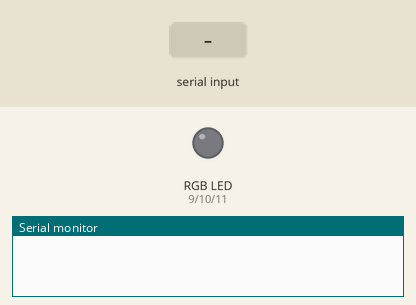
The sketch below on a simulated Arduino Uno, built with avr-gcc and run on an emulated ATmega328P. On the bench: an RGB LED mixed from three pins (HIGH = lit), the last lines printed to the serial monitor. The inputs (shaded band) are chosen by the test bench. Dim RGB values are drawn brighter than linear.

Above: at 1.2 s.
1.3 s: "90,45\n" received over Serial
At 4.0 s:
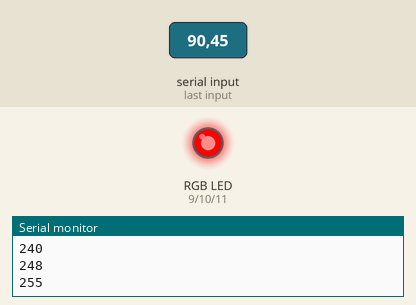
4.3 s: "5\n" received over Serial
At 6.6 s:
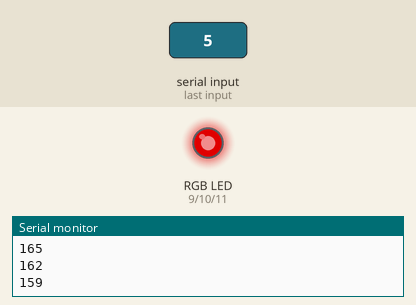
6.8 s: "90\n" received over Serial
At 9.8 s:
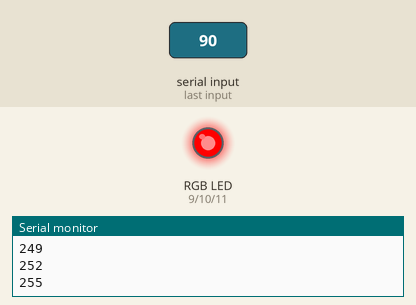
Timing chart, 0 to 11.3 s (numbered marks = the images above; inputs shaded):
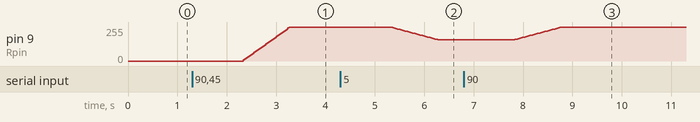

The sketch:

arduinoReadStringSerial.ino
```cpp
String incoming = "";
const int Rpin = 9;
const int Gpin = 10;
const int Bpin = 11;
int oldR = 0, oldG = 0, oldB = 0,newR,newG,newB;
const int steps = 30;
float StepR, StepG, StepB;

void setup() {
  // put your setup code here, to run once:
  pinMode(Rpin, OUTPUT);
  pinMode(Gpin, OUTPUT);
  pinMode(Bpin, OUTPUT);

  // opens serial port, sets data rate to 9600 bps
  Serial.begin(115200);
}

void loop() {
  // put your main code here, to run repeatedly:

  //while(Serial.available())
  //  incoming = Serial.readString();

  if (Serial.available() > 0) {
    // read the incoming:
    incoming = Serial.readString();
    // say what you got:
    Serial.println("incoming");
    Serial.println(incoming[0]);
    Serial.println(incoming[1]);
    Serial.println(incoming[2]);

    // Scalevalues to 0 to 255
     newR = (incoming[0]- 48)*255/9 ;
     newG = (incoming[1]- 48)*255/9 ;
     newB = (incoming[2]- 48)*255/9 ;

    //Serial.println(incoming[0]);
    //Serial.println(incoming[1]);
    //Serial.println(incoming[2]);
    if( oldR != newR || oldG != newG || oldB != newB ){

      Serial.println("Old Values");
      Serial.println(oldR);
      Serial.println(oldG);
      Serial.println(oldB);

      Serial.println("New Values");
      Serial.println(newR);
      Serial.println(newG);
      Serial.println(newB);

      StepR = ((newR - oldR) / steps);
      StepG = ((newG - oldG) / steps);
      StepB = ((newB - oldB) / steps);

      int i =0 ;
      while( i < (steps + 3) ){
        newR = min(max(0,(oldR + StepR*i)), 255);
        newG = min(max(0,(oldG + StepG*i)), 255);
        newB = min(max(0,(oldB + StepB*i)), 255);
        analogWrite(Rpin, newR);
        analogWrite(Gpin, newG);
        analogWrite(Bpin, newB );

        Serial.println( newR );
        //Serial.println(255 - (oldG + StepG*i));
        //Serial.println(255 - (oldB + StepB*i));


        delay(30);
        i++;
      }
    oldR = newR;
    oldG = newG;
    oldB = newB;

    while(Serial.available())
          Serial.read();

    delay(100);
    }

    //analogWrite(Rpin,(incoming[0]- 48)*255/10 );
    //analogWrite(Gpin,(incoming[1]- 48)*255/10 );
    //analogWrite(Bpin,(incoming[2]- 48)*255/10 );

    //analogWrite(Rpin,incoming[0]);
    //analogWrite(Gpin,incoming[1]);
    //analogWrite(Bpin,incoming[2]);


  }
}
```

Measured:
- after the input at 1.3 s, pin 9 (Rpin): moves from 0/255 to 255/255 over 0.94 s, starting after 1.0 s
- after the input at 4.3 s, pin 9 (Rpin): moves from 255/255 to 159/255 over 0.94 s, starting after 1.0 s
- after the input at 6.8 s, pin 9 (Rpin): moves from 159/255 to 255/255 over 0.94 s, starting after 1.0 s
